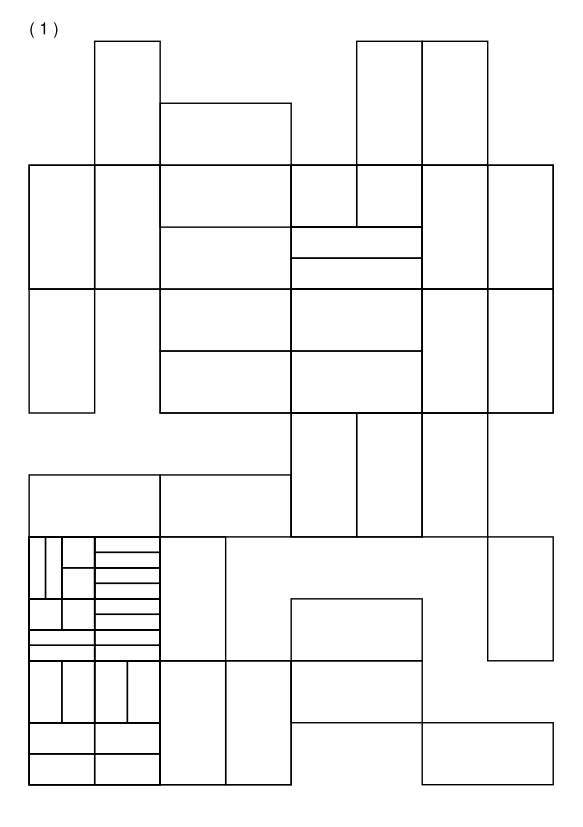

Here is the Python script that generated this plot:
import random
import hashlib
from reportlab.lib.pagesizes import A4, A5, A3
from reportlab.pdfgen import canvas

# ============================================================
# USER CONFIG
# ============================================================

PAGE_SIZE_MAP = {
    "A4": A4,
    "A5": A5,
    "A3": A3,
}

NUM_PAGES       = 300
GRID_ROWS       = 6
GRID_COLS       = 4
SPLIT_MAX_DEPTH = 4
OUTPUT_FILE     = "containers.pdf"

SHAPES = [
    "vertical_rect",
    "horizontal_rect",
    "square",
    "split_square",
]

# ============================================================
# LAYOUT GENERATION
# ============================================================

def layout_signature(layout, seed=None):
    flat = []
    for row in layout:
        for cell in row:
            flat.append(f"{cell['type']}:{cell['depth']}")
    base = "|".join(flat)
    if seed is not None:
        base = f"{seed}:{base}"
    return hashlib.sha256(base.encode()).hexdigest()


def generate_random_layout(rows, cols, max_depth):
    layout = []
    for r in range(rows):
        row = []
        for c in range(cols):
            t = random.choice(SHAPES)
            d = random.randint(1, max_depth) if t == "split_square" else 0
            row.append({"type": t, "depth": d})
        layout.append(row)
    return layout

def generate_unique_layouts(n, rows, cols, max_depth):
    layouts = []
    seen = set()
    attempts = 0

    while len(layouts) < n:
        attempts += 1
        L = generate_random_layout(rows, cols, max_depth)
        sig = layout_signature(L, seed=None)

        if sig not in seen:
            seen.add(sig)
            layouts.append(L)

        if attempts > n * 50:
            print("Uniqueness limit reached.")
            break

    return layouts

# ============================================================
# DRAWING — PERFECT ALIGNMENT GUARANTEED
# ============================================================

def draw_split_square(c, x, y, w, h, depth):
    c.rect(x, y, w, h)

    if depth <= 0:
        return

    if random.random() < 0.5:
        # vertical split
        half = w / 2
        draw_split_square(c, x, y, half, h, depth - 1)
        draw_split_square(c, x + half, y, half, h, depth - 1)
    else:
        # horizontal split
        half = h / 2
        draw_split_square(c, x, y, w, half, depth - 1)
        draw_split_square(c, x, y + half, w, half, depth - 1)

def draw_cell_shape(c, x, y, w, h, cell):
    t = cell["type"]
    d = cell["depth"]

    if t == "vertical_rect":
        if random.random() < 0.5:
            c.rect(x, y, w/2, h)
        else:
            c.rect(x + w/2, y, w/2, h)

    elif t == "horizontal_rect":
        if random.random() < 0.5:
            c.rect(x, y, w, h/2)
        else:
            c.rect(x, y + h/2, w, h/2)

    elif t == "square":
        # Only allowed if cell is square; otherwise fallback to split
        if abs(w - h) < 1e-6:
            c.rect(x, y, w, h)
        else:
            draw_split_square(c, x, y, w, h, 1)

    elif t == "split_square":
        draw_split_square(c, x, y, w, h, d)

# ============================================================
# PDF GENERATION
# ============================================================

def create_pdf(page_size, page_label, layouts, rows, cols, filename):
    c = canvas.Canvas(filename, pagesize=page_size)
    W, H = page_size

    margin_x = W * 0.05
    margin_y = H * 0.05

    usable_w = W - 2 * margin_x
    usable_h = H - 2 * margin_y

    cell_w = usable_w / cols
    cell_h = usable_h / rows

    for i, layout in enumerate(layouts, start=1):
        c.setLineWidth(1)
        c.drawString(margin_x, H - margin_y + 5, f"( {i} )")

        for r in range(rows):
            for col in range(cols):
                x = margin_x + col * cell_w
                y = margin_y + r * cell_h
                draw_cell_shape(c, x, y, cell_w, cell_h, layout[r][col])

        c.showPage()

    c.save()
    print(f"Saved: {filename}")

# ============================================================
# MAIN
# ============================================================

def main():
    choice = input("Choose page size (A4 / A5 / A3): ").strip().upper()
    if choice not in PAGE_SIZE_MAP:
        print("Invalid choice.")
        return

    seed_input = input("Enter seed (leave blank for random): ").strip()

    if seed_input == "":
        seed = random.randrange(1_000_000_000)
        print(f"Generated random seed: {seed}")
    else:
        seed = int(seed_input)
        print(f"Using seed: {seed}")

    # Apply deterministic seed
    random.seed(seed)

    page_size = PAGE_SIZE_MAP[choice]

    print(f"Generating {NUM_PAGES} unique pages…")
    layouts = generate_unique_layouts(NUM_PAGES, GRID_ROWS, GRID_COLS, SPLIT_MAX_DEPTH)

    create_pdf(page_size, choice, layouts, GRID_ROWS, GRID_COLS, OUTPUT_FILE)

    print(f"Done. Seed used: {seed}")


if __name__ == "__main__":
    main()
